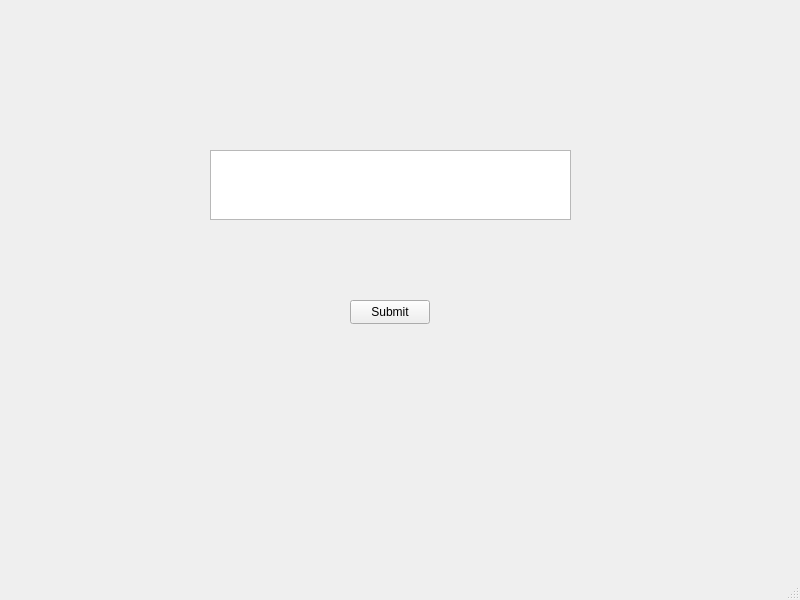
<?xml version="1.0" encoding="UTF-8"?>
<ui version="4.0">
 <class>MainWindow</class>
 <widget class="QMainWindow" name="MainWindow">
  <property name="geometry">
   <rect>
    <x>0</x>
    <y>0</y>
    <width>800</width>
    <height>600</height>
   </rect>
  </property>
  <property name="windowTitle">
   <string>MainWindow</string>
  </property>
  <widget class="QWidget" name="centralwidget">
   <widget class="QPushButton" name="submit">
    <property name="geometry">
     <rect>
      <x>350</x>
      <y>300</y>
      <width>80</width>
      <height>24</height>
     </rect>
    </property>
    <property name="text">
     <string>Submit</string>
    </property>
   </widget>
   <widget class="QTextEdit" name="textEdit">
    <property name="geometry">
     <rect>
      <x>210</x>
      <y>150</y>
      <width>361</width>
      <height>70</height>
     </rect>
    </property>
   </widget>
  </widget>
  <widget class="QMenuBar" name="menubar">
   <property name="geometry">
    <rect>
     <x>0</x>
     <y>0</y>
     <width>800</width>
     <height>21</height>
    </rect>
   </property>
  </widget>
  <widget class="QStatusBar" name="statusbar"/>
 </widget>
 <resources/>
 <connections/>
</ui>
